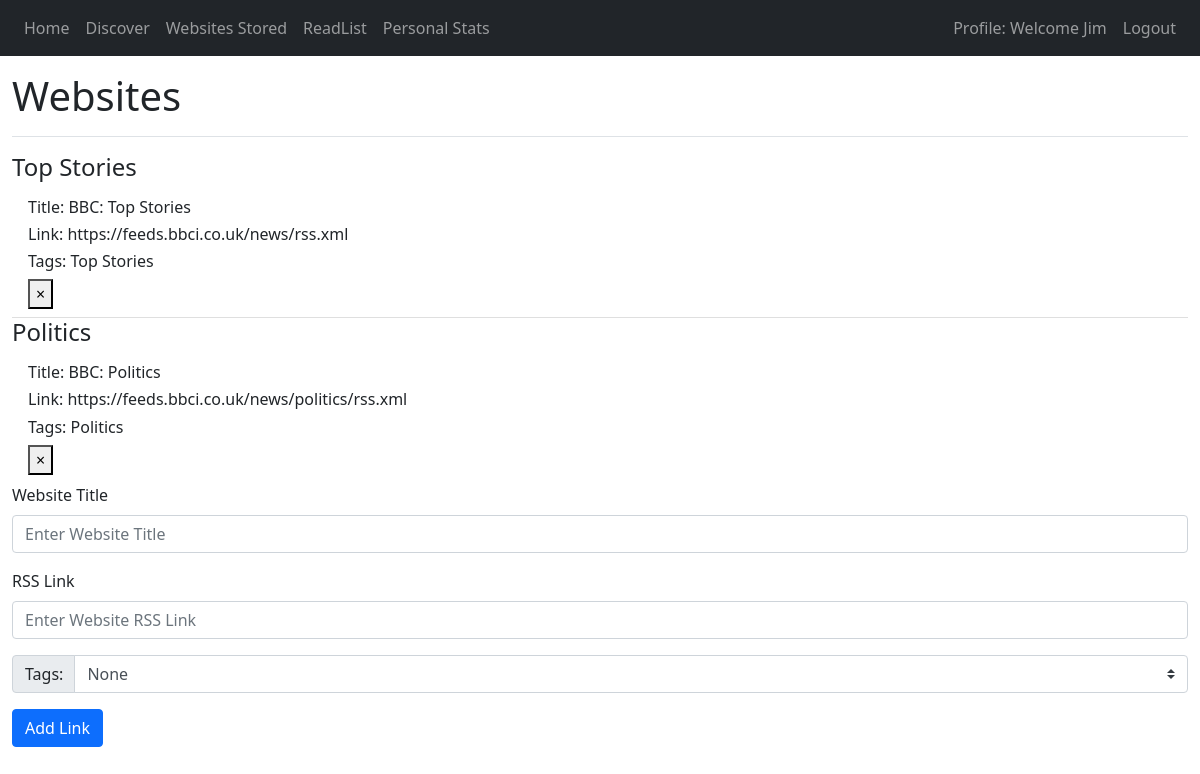
The page /add_links (signed in) on the database its author committed.
### website/db_models.py (models this page shows)
class User(db.Model, UserMixin):
    id = db.Column(db.Integer, primary_key=True)
    email = db.Column(db.String(150), unique=True)
    password = db.Column(db.String(150))
    username = db.Column(db.String(150))
    date_signed_up = db.Column(db.DateTime(timezone=True), default=func.now())
    feeds = db.relationship('RSS_Data')
    liked = db.relationship('Readlist')

class Tags(db.Model):
    id = db.Column(db.Integer, primary_key=True)
    name = db.Column(db.String(10000))
    website = db.relationship('RSS_Data', back_populates='tag')

class RSS_Data(db.Model):
    id = db.Column(db.Integer, primary_key=True)
    title = db.Column(db.String(10000))
    link = db.Column(db.String(10000))
    clicks = db.Column(db.Integer)
    tag_id = db.Column(db.Integer, db.ForeignKey('tags.id'))
    tag = db.Relationship('Tags', back_populates='website')
    user_id = db.Column(db.Integer, db.ForeignKey('user.id'))

### website/views.py (the view, shortened to what this page needs)
@views.route('/add_links', methods=['GET', 'POST'])
@login_required
def add_links():
    user_tags = []
    tags_list = Tags.query.all()
    user_saved_websites = RSS_Data.query.filter_by(user_id=current_user.id).all()
    for user_web in user_saved_websites:
        tags_format = {'tag_id': user_web.tag_id,
                       'tag_name': f'{tags_list[user_web.tag_id - 1].name}'}
        if tags_format not in user_tags:
            user_tags.append(tags_format)
    return render_template("website_add.html", user=current_user,tags=tags_list, user_tags=user_tags)

### website/__init__.py (called while the page is built)
def create_app():
    app = Flask(__name__)
    app.config['SECRET_KEY'] = 'sadads asdasgf asddf'
    app.config['SQLALCHEMY_DATABASE_URI'] = f'sqlite:///{DB_NAME}'
    db.init_app(app)
    from .views import views
    from .auth import auth
    app.register_blueprint(views, url_prefix='/')
    app.register_blueprint(auth, url_prefix='/')
    from .db_models import User
    with app.app_context():
        db.create_all()
    login_manager = LoginManager()
    login_manager.login_view = 'auth.login'
    login_manager.init_app(app)
    @login_manager.user_loader
    def load_user(id):
        return User.query.get(int(id))
    return app

### website/templates/website_add.html (shortened to what this page needs)
{% extends "base.html" %}
{%  block content %}
<div class="d-flex justify-content-between flex-wrap flex-md-nowrap pt-3 pb-2 mb-3 border-bottom">
    <h1>Websites</h1>
</div>
    {% for tag in user_tags %}
    <h4>{{ tag.tag_name }}</h4>
<ul class="list-group list-group-flush" id="website_add">
    {% for website in user.feeds %}
        {% if website.tag.id == tag.tag_id %}
            <li class="list-group-item">
                <h6>Title: {{ website.title }}</h6>
                <h6>Link: {{ website.link }}</h6>
                <h6>Tags: {{ website.tag.name }}</h6>
                <form action="/delete-website" method="POST">
                    <button name="delete_link"id="{{ website.id }}" type="submit">
                        <span aria-hidden="true">&times;</span>
                    </button>
                </form>
            </li>
        {% endif %}
        {% endfor %}
    {% endfor %}
</ul>
<form method="POST">
    <div class="form-group">
        <label for="web_title">Website Title</label>
        <input type="text" class="form-control" id="web_title" name="web_title" placeholder="Enter Website Title"/>
    </div>
    <div class="form-group">
        <label for="web_link">RSS Link</label>
        <input type="text" class="form-control" id="web_link" name="web_link" placeholder="Enter Website RSS Link"/>
    </div>
    <div class="input-group mb-3">
      <div class="input-group-prepend">
        <label class="input-group-text" for="inputGroupTags">Tags:</label>
      </div>
          <select class="custom-select" name="web_tag" id="inputGroupTags">
            <option selected>None</option>
          </select>
    </div>
    <button type="submit" class="btn btn-primary" name="add_link">Add Link</button>
</form>
{% endblock %}

### website/templates/base.html (shortened to what this page needs)
<!DOCTYPE html>
<html lang="en">
<head>
    <link rel="stylesheet" href="https://stackpath.bootstrapcdn.com/bootstrap/4.4.1/css/bootstrap.min.css"
>
    <link href="https://cdn.jsdelivr.net/npm/bootstrap@5.0.1/dist/css/bootstrap.min.css" rel="stylesheet">
</head>
<body>
<nav class="navbar navbar-expand-lg navbar-dark bg-dark">
    <div class="collapse navbar-collapse" id="navbar">
        <div class="navbar-nav">
            {% if user.is_authenticated %}
                <a class="nav-item nav-link" id="home" href="/">Home</a>
                <a class="nav-item nav-link" id="discover" href="/discover">Discover</a>
                <a class="nav-item nav-link" id="add_links" href="/add_links">Websites Stored</a>
                <a class="nav-item nav-link" id="read_later" href="/read_later">ReadList</a>
                <a class="nav-item nav-link" id="user_stats" href="/user_stats">Personal Stats</a>
            {% else %}
                <a class="nav-item nav-link" id="login" href="/login">Login</a>
                <a class="nav-item nav-link" id="signUp" href="/sign-up">Sign Up</a>
            {% endif %}
        </div>
        {% if user.is_authenticated %}
            <div class="navbar-nav ms-auto">
                <a class="nav-item nav-link " id="profile" href="/profile">Profile: Welcome {{ user.username }}</a>
            <a class="nav-item nav-link" id="logout" href="/logout">Logout</a>
            </div>
        {% endif %}
    </div>
</nav>
<div class="container-fluid">
    {% block content %}{% endblock %}
</div>
</body>
</html>

### rows shown on the page
User: username "Jim"
Tags: tag_name "Top Stories"
RSS_Data: title "BBC: Top Stories", link "https://feeds.bbci.co.uk/news/rss.xml", tag.name "Top Stories"
Tags: tag_name "Politics"
RSS_Data: title "BBC: Politics", link "https://feeds.bbci.co.uk/news/politics/rss.xml", tag.name "Politics"
